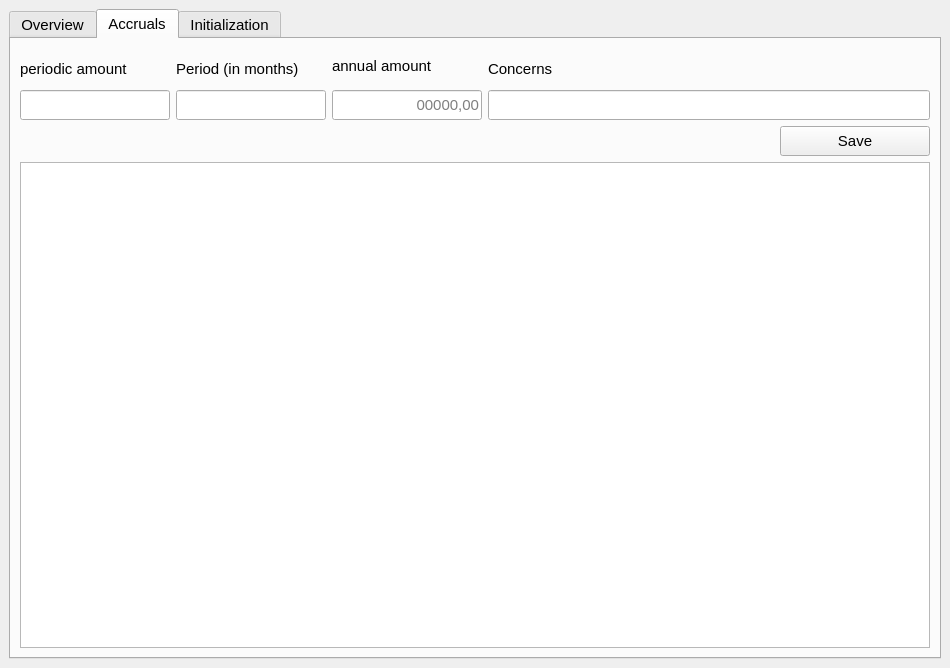
<?xml version="1.0" encoding="UTF-8"?>
<ui version="4.0">
 <class>frm_main</class>
 <widget class="QMainWindow" name="frm_main">
  <property name="geometry">
   <rect>
    <x>0</x>
    <y>0</y>
    <width>950</width>
    <height>668</height>
   </rect>
  </property>
  <property name="font">
   <font>
    <family>Arial</family>
    <pointsize>10</pointsize>
   </font>
  </property>
  <property name="windowTitle">
   <string>Budget Book</string>
  </property>
  <widget class="QWidget" name="centralwidget">
   <layout class="QGridLayout" name="gridLayout">
    <item row="0" column="0">
     <widget class="QTabWidget" name="tabWidget">
      <property name="enabled">
       <bool>true</bool>
      </property>
      <property name="font">
       <font>
        <family>Arial</family>
        <pointsize>11</pointsize>
       </font>
      </property>
      <property name="currentIndex">
       <number>1</number>
      </property>
      <widget class="QWidget" name="pg_overview">
       <property name="enabled">
        <bool>false</bool>
       </property>
       <attribute name="title">
        <string>Overview</string>
       </attribute>
      </widget>
      <widget class="QWidget" name="pg_accruals">
       <attribute name="title">
        <string>Accruals</string>
       </attribute>
       <layout class="QGridLayout" name="gridLayout_4">
        <item row="3" column="1">
         <widget class="QLineEdit" name="txt_accr_amount">
          <property name="sizePolicy">
           <sizepolicy hsizetype="Fixed" vsizetype="Fixed">
            <horstretch>0</horstretch>
            <verstretch>0</verstretch>
           </sizepolicy>
          </property>
          <property name="minimumSize">
           <size>
            <width>150</width>
            <height>30</height>
           </size>
          </property>
          <property name="maximumSize">
           <size>
            <width>150</width>
            <height>30</height>
           </size>
          </property>
          <property name="text">
           <string/>
          </property>
          <property name="alignment">
           <set>Qt::AlignmentFlag::AlignRight|Qt::AlignmentFlag::AlignTrailing|Qt::AlignmentFlag::AlignVCenter</set>
          </property>
         </widget>
        </item>
        <item row="3" column="2">
         <widget class="QLineEdit" name="txt_accr_period">
          <property name="sizePolicy">
           <sizepolicy hsizetype="Fixed" vsizetype="Fixed">
            <horstretch>0</horstretch>
            <verstretch>0</verstretch>
           </sizepolicy>
          </property>
          <property name="minimumSize">
           <size>
            <width>150</width>
            <height>30</height>
           </size>
          </property>
          <property name="maximumSize">
           <size>
            <width>150</width>
            <height>30</height>
           </size>
          </property>
          <property name="text">
           <string/>
          </property>
          <property name="alignment">
           <set>Qt::AlignmentFlag::AlignRight|Qt::AlignmentFlag::AlignTrailing|Qt::AlignmentFlag::AlignVCenter</set>
          </property>
         </widget>
        </item>
        <item row="2" column="2">
         <widget class="QLabel" name="lb_accr_period">
          <property name="sizePolicy">
           <sizepolicy hsizetype="Fixed" vsizetype="Preferred">
            <horstretch>0</horstretch>
            <verstretch>0</verstretch>
           </sizepolicy>
          </property>
          <property name="minimumSize">
           <size>
            <width>150</width>
            <height>30</height>
           </size>
          </property>
          <property name="maximumSize">
           <size>
            <width>150</width>
            <height>30</height>
           </size>
          </property>
          <property name="text">
           <string>Period (in months)</string>
          </property>
         </widget>
        </item>
        <item row="2" column="1">
         <widget class="QLabel" name="lb_accr_amount">
          <property name="sizePolicy">
           <sizepolicy hsizetype="Fixed" vsizetype="Preferred">
            <horstretch>0</horstretch>
            <verstretch>0</verstretch>
           </sizepolicy>
          </property>
          <property name="minimumSize">
           <size>
            <width>150</width>
            <height>30</height>
           </size>
          </property>
          <property name="maximumSize">
           <size>
            <width>150</width>
            <height>30</height>
           </size>
          </property>
          <property name="text">
           <string>periodic amount</string>
          </property>
         </widget>
        </item>
        <item row="3" column="3">
         <widget class="QLineEdit" name="txt_accr_annual">
          <property name="sizePolicy">
           <sizepolicy hsizetype="Fixed" vsizetype="Fixed">
            <horstretch>0</horstretch>
            <verstretch>0</verstretch>
           </sizepolicy>
          </property>
          <property name="minimumSize">
           <size>
            <width>150</width>
            <height>30</height>
           </size>
          </property>
          <property name="maximumSize">
           <size>
            <width>150</width>
            <height>30</height>
           </size>
          </property>
          <property name="text">
           <string/>
          </property>
          <property name="alignment">
           <set>Qt::AlignmentFlag::AlignRight|Qt::AlignmentFlag::AlignTrailing|Qt::AlignmentFlag::AlignVCenter</set>
          </property>
          <property name="readOnly">
           <bool>false</bool>
          </property>
          <property name="placeholderText">
           <string>00000,00</string>
          </property>
         </widget>
        </item>
        <item row="1" column="3" rowspan="2">
         <widget class="QLabel" name="lb_accr_annual">
          <property name="sizePolicy">
           <sizepolicy hsizetype="Fixed" vsizetype="Preferred">
            <horstretch>0</horstretch>
            <verstretch>0</verstretch>
           </sizepolicy>
          </property>
          <property name="minimumSize">
           <size>
            <width>150</width>
            <height>30</height>
           </size>
          </property>
          <property name="maximumSize">
           <size>
            <width>150</width>
            <height>30</height>
           </size>
          </property>
          <property name="text">
           <string>annual amount</string>
          </property>
         </widget>
        </item>
        <item row="5" column="5">
         <widget class="QPushButton" name="btn_accr_save">
          <property name="sizePolicy">
           <sizepolicy hsizetype="Fixed" vsizetype="Fixed">
            <horstretch>0</horstretch>
            <verstretch>0</verstretch>
           </sizepolicy>
          </property>
          <property name="minimumSize">
           <size>
            <width>150</width>
            <height>30</height>
           </size>
          </property>
          <property name="maximumSize">
           <size>
            <width>150</width>
            <height>30</height>
           </size>
          </property>
          <property name="text">
           <string>Save</string>
          </property>
         </widget>
        </item>
        <item row="3" column="4" colspan="2">
         <widget class="QLineEdit" name="txt_accr_concern">
          <property name="sizePolicy">
           <sizepolicy hsizetype="Expanding" vsizetype="Expanding">
            <horstretch>0</horstretch>
            <verstretch>0</verstretch>
           </sizepolicy>
          </property>
          <property name="minimumSize">
           <size>
            <width>250</width>
            <height>30</height>
           </size>
          </property>
          <property name="maximumSize">
           <size>
            <width>16777215</width>
            <height>30</height>
           </size>
          </property>
          <property name="text">
           <string/>
          </property>
         </widget>
        </item>
        <item row="2" column="4" colspan="2">
         <widget class="QLabel" name="lb_acct_concern">
          <property name="sizePolicy">
           <sizepolicy hsizetype="Expanding" vsizetype="Expanding">
            <horstretch>0</horstretch>
            <verstretch>0</verstretch>
           </sizepolicy>
          </property>
          <property name="minimumSize">
           <size>
            <width>250</width>
            <height>30</height>
           </size>
          </property>
          <property name="maximumSize">
           <size>
            <width>16777215</width>
            <height>30</height>
           </size>
          </property>
          <property name="text">
           <string>Concerns</string>
          </property>
         </widget>
        </item>
        <item row="8" column="1" colspan="5">
         <widget class="QTableWidget" name="tbl_accruals"/>
        </item>
       </layout>
      </widget>
      <widget class="QWidget" name="pg_initialization">
       <attribute name="title">
        <string>Initialization</string>
       </attribute>
       <layout class="QGridLayout" name="gridLayout_2">
        <item row="0" column="0">
         <widget class="QGroupBox" name="box_Connect">
          <property name="sizePolicy">
           <sizepolicy hsizetype="Fixed" vsizetype="Fixed">
            <horstretch>0</horstretch>
            <verstretch>0</verstretch>
           </sizepolicy>
          </property>
          <property name="minimumSize">
           <size>
            <width>500</width>
            <height>272</height>
           </size>
          </property>
          <property name="maximumSize">
           <size>
            <width>500</width>
            <height>272</height>
           </size>
          </property>
          <property name="title">
           <string>MySQL Connection</string>
          </property>
          <property name="alignment">
           <set>Qt::AlignmentFlag::AlignLeading|Qt::AlignmentFlag::AlignLeft|Qt::AlignmentFlag::AlignTop</set>
          </property>
          <layout class="QGridLayout" name="gridLayout_3">
           <item row="1" column="0" colspan="2">
            <widget class="QLineEdit" name="txt_host">
             <property name="sizePolicy">
              <sizepolicy hsizetype="Preferred" vsizetype="Fixed">
               <horstretch>0</horstretch>
               <verstretch>0</verstretch>
              </sizepolicy>
             </property>
             <property name="minimumSize">
              <size>
               <width>0</width>
               <height>30</height>
              </size>
             </property>
             <property name="maximumSize">
              <size>
               <width>16777215</width>
               <height>30</height>
              </size>
             </property>
            </widget>
           </item>
           <item row="6" column="1">
            <widget class="QPushButton" name="btn_saveConnect">
             <property name="sizePolicy">
              <sizepolicy hsizetype="Fixed" vsizetype="Fixed">
               <horstretch>0</horstretch>
               <verstretch>0</verstretch>
              </sizepolicy>
             </property>
             <property name="minimumSize">
              <size>
               <width>150</width>
               <height>30</height>
              </size>
             </property>
             <property name="maximumSize">
              <size>
               <width>150</width>
               <height>30</height>
              </size>
             </property>
             <property name="text">
              <string>Save</string>
             </property>
            </widget>
           </item>
           <item row="4" column="0" colspan="2">
            <widget class="QLabel" name="lb_password">
             <property name="sizePolicy">
              <sizepolicy hsizetype="Preferred" vsizetype="Fixed">
               <horstretch>0</horstretch>
               <verstretch>0</verstretch>
              </sizepolicy>
             </property>
             <property name="minimumSize">
              <size>
               <width>0</width>
               <height>30</height>
              </size>
             </property>
             <property name="maximumSize">
              <size>
               <width>16777215</width>
               <height>30</height>
              </size>
             </property>
             <property name="text">
              <string>password</string>
             </property>
             <property name="alignment">
              <set>Qt::AlignmentFlag::AlignBottom|Qt::AlignmentFlag::AlignLeading|Qt::AlignmentFlag::AlignLeft</set>
             </property>
            </widget>
           </item>
           <item row="2" column="0" colspan="2">
            <widget class="QLabel" name="lb_user">
             <property name="sizePolicy">
              <sizepolicy hsizetype="Preferred" vsizetype="Fixed">
               <horstretch>0</horstretch>
               <verstretch>0</verstretch>
              </sizepolicy>
             </property>
             <property name="minimumSize">
              <size>
               <width>0</width>
               <height>30</height>
              </size>
             </property>
             <property name="maximumSize">
              <size>
               <width>16777215</width>
               <height>30</height>
              </size>
             </property>
             <property name="text">
              <string>user ( e.g. root )</string>
             </property>
             <property name="alignment">
              <set>Qt::AlignmentFlag::AlignBottom|Qt::AlignmentFlag::AlignLeading|Qt::AlignmentFlag::AlignLeft</set>
             </property>
            </widget>
           </item>
           <item row="6" column="0">
            <widget class="QLabel" name="lb_empty_3">
             <property name="text">
              <string/>
             </property>
            </widget>
           </item>
           <item row="3" column="0" colspan="2">
            <widget class="QLineEdit" name="txt_user">
             <property name="sizePolicy">
              <sizepolicy hsizetype="Preferred" vsizetype="Fixed">
               <horstretch>0</horstretch>
               <verstretch>0</verstretch>
              </sizepolicy>
             </property>
             <property name="minimumSize">
              <size>
               <width>0</width>
               <height>30</height>
              </size>
             </property>
             <property name="maximumSize">
              <size>
               <width>16777215</width>
               <height>30</height>
              </size>
             </property>
            </widget>
           </item>
           <item row="5" column="0" colspan="2">
            <widget class="QLineEdit" name="txt_password">
             <property name="sizePolicy">
              <sizepolicy hsizetype="Preferred" vsizetype="Fixed">
               <horstretch>0</horstretch>
               <verstretch>0</verstretch>
              </sizepolicy>
             </property>
             <property name="minimumSize">
              <size>
               <width>0</width>
               <height>30</height>
              </size>
             </property>
             <property name="maximumSize">
              <size>
               <width>16777215</width>
               <height>30</height>
              </size>
             </property>
             <property name="text">
              <string/>
             </property>
            </widget>
           </item>
           <item row="0" column="0" colspan="2">
            <widget class="QLabel" name="lb_host">
             <property name="sizePolicy">
              <sizepolicy hsizetype="Preferred" vsizetype="Fixed">
               <horstretch>0</horstretch>
               <verstretch>0</verstretch>
              </sizepolicy>
             </property>
             <property name="minimumSize">
              <size>
               <width>0</width>
               <height>30</height>
              </size>
             </property>
             <property name="maximumSize">
              <size>
               <width>16777215</width>
               <height>30</height>
              </size>
             </property>
             <property name="text">
              <string>host ( e.g. localhost )</string>
             </property>
             <property name="alignment">
              <set>Qt::AlignmentFlag::AlignBottom|Qt::AlignmentFlag::AlignLeading|Qt::AlignmentFlag::AlignLeft</set>
             </property>
            </widget>
           </item>
          </layout>
         </widget>
        </item>
        <item row="1" column="0">
         <widget class="QLabel" name="lb_empty">
          <property name="text">
           <string/>
          </property>
         </widget>
        </item>
        <item row="0" column="1" rowspan="2">
         <widget class="QLabel" name="lb_empty_2">
          <property name="text">
           <string/>
          </property>
         </widget>
        </item>
       </layout>
      </widget>
     </widget>
    </item>
   </layout>
  </widget>
 </widget>
 <tabstops>
  <tabstop>txt_host</tabstop>
  <tabstop>txt_user</tabstop>
  <tabstop>txt_password</tabstop>
  <tabstop>btn_saveConnect</tabstop>
 </tabstops>
 <resources/>
 <connections/>
</ui>
